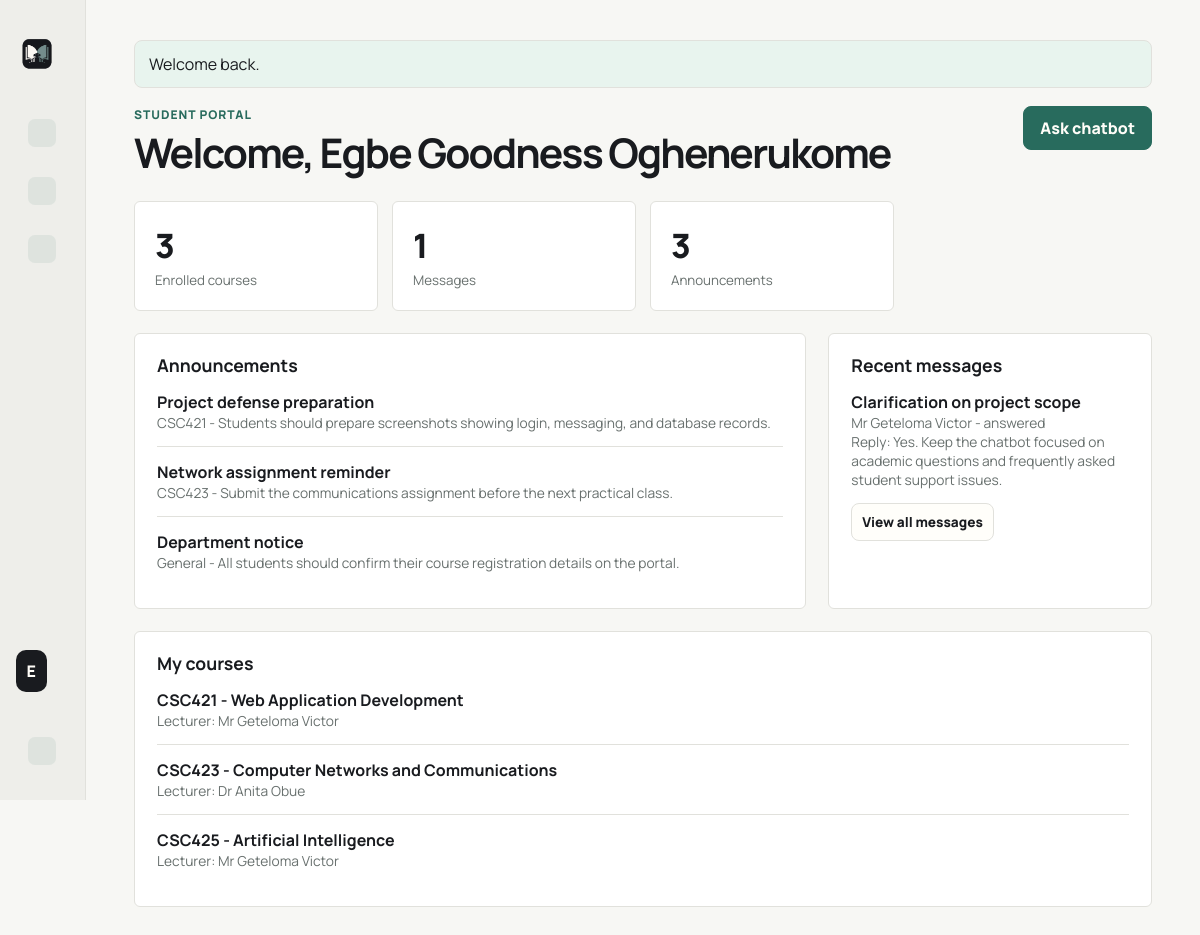
The page /index.php?route=dashboard (signed in) on the database its author committed.
### tables this page shows
CREATE TABLE users (
    id INT UNSIGNED AUTO_INCREMENT PRIMARY KEY,
    full_name VARCHAR(120) NOT NULL,
    email VARCHAR(150) NOT NULL UNIQUE,
    password_hash VARCHAR(255) NOT NULL,
    role ENUM('admin', 'lecturer', 'student') NOT NULL,
    matric_number VARCHAR(50) NULL,
    department VARCHAR(120) NULL,
    status ENUM('active', 'inactive') NOT NULL DEFAULT 'active',
    created_at TIMESTAMP NOT NULL DEFAULT CURRENT_TIMESTAMP,
    updated_at TIMESTAMP NOT NULL DEFAULT CURRENT_TIMESTAMP ON UPDATE CURRENT_TIMESTAMP
);

CREATE TABLE announcements (
    id INT UNSIGNED AUTO_INCREMENT PRIMARY KEY,
    author_id INT UNSIGNED NOT NULL,
    course_id INT UNSIGNED NULL,
    title VARCHAR(180) NOT NULL,
    body TEXT NOT NULL,
    created_at TIMESTAMP NOT NULL DEFAULT CURRENT_TIMESTAMP,
    CONSTRAINT fk_announcements_author
        FOREIGN KEY (author_id) REFERENCES users(id)
        ON DELETE CASCADE,
    CONSTRAINT fk_announcements_course
        FOREIGN KEY (course_id) REFERENCES courses(id)
        ON DELETE SET NULL
);

CREATE TABLE courses (
    id INT UNSIGNED AUTO_INCREMENT PRIMARY KEY,
    code VARCHAR(20) NOT NULL UNIQUE,
    title VARCHAR(160) NOT NULL,
    lecturer_id INT UNSIGNED NULL,
    description TEXT NULL,
    created_at TIMESTAMP NOT NULL DEFAULT CURRENT_TIMESTAMP,
    updated_at TIMESTAMP NOT NULL DEFAULT CURRENT_TIMESTAMP ON UPDATE CURRENT_TIMESTAMP,
    CONSTRAINT fk_courses_lecturer
        FOREIGN KEY (lecturer_id) REFERENCES users(id)
        ON DELETE SET NULL
);

CREATE TABLE messages (
    id INT UNSIGNED AUTO_INCREMENT PRIMARY KEY,
    student_id INT UNSIGNED NOT NULL,
    lecturer_id INT UNSIGNED NOT NULL,
    course_id INT UNSIGNED NULL,
    subject VARCHAR(180) NOT NULL,
    body TEXT NOT NULL,
    reply TEXT NULL,
    status ENUM('open', 'answered') NOT NULL DEFAULT 'open',
    created_at TIMESTAMP NOT NULL DEFAULT CURRENT_TIMESTAMP,
    replied_at TIMESTAMP NULL,
    CONSTRAINT fk_messages_student
        FOREIGN KEY (student_id) REFERENCES users(id)
        ON DELETE CASCADE,
    CONSTRAINT fk_messages_lecturer
        FOREIGN KEY (lecturer_id) REFERENCES users(id)
        ON DELETE CASCADE,
    CONSTRAINT fk_messages_course
        FOREIGN KEY (course_id) REFERENCES courses(id)
        ON DELETE SET NULL
);

### app/Core/Controller.php (called while the page is built, shortened)
<?php
class Controller
{
    protected function render(string $view, array $data = [], string $layout = 'layout'): void
    {
        extract($data);
        $layoutPath = dirname(__DIR__) . '/Views/' . $layout . '.php';
        require $layoutPath;
    }
}

### app/Controllers/DashboardController.php (called while the page is built, shortened)
<?php
class DashboardController extends Controller
{
    public function index(): void
    {
        $user = Auth::requireLogin();
        $this->render('dashboard/student', [
            'title' => 'Student dashboard',
            'user' => $user,
            'courses' => Course::forStudent((int) $user['id']),
            'messages' => Message::forStudent((int) $user['id']),
            'announcements' => Announcement::allForUser($user),
        ]);
    }
}

### public/index.php (called while the page is built, shortened)
<?php
$route = $_GET['route'] ?? 'home';
$routes = [
    'home' => [HomeController::class, 'index'],
    'login' => [AuthController::class, 'login'],
    'login.attempt' => [AuthController::class, 'attempt'],
    'logout' => [AuthController::class, 'logout'],
    'dashboard' => [DashboardController::class, 'index'],
    'admin/users' => [AdminController::class, 'users'],
    'admin/courses' => [AdminController::class, 'courses'],
    'admin/faqs' => [AdminController::class, 'faqs'],
    'materials' => [MaterialController::class, 'index'],
    'lecturer/announcements' => [LecturerController::class, 'announcements'],
    'lecturer/messages' => [LecturerController::class, 'messages'],
    'student/messages' => [StudentController::class, 'messages'],
    'student/chatbot' => [StudentController::class, 'chatbot'],
];
[$controllerClass, $method] = $routes[$route];
(new $controllerClass())->$method();

### app/helpers.php (called while the page is built, shortened)
<?php
function url(string $route = '', array $params = []): string
{
    $query = array_merge(['route' => $route], $params);
    return 'index.php' . ($query ? '?' . http_build_query($query) : '');
}
function asset(string $path): string
{
    return 'assets/' . ltrim($path, '/');
}
function e(?string $value): string
{
    return htmlspecialchars((string) $value, ENT_QUOTES, 'UTF-8');
}
function flash(string $key, ?string $message = null): ?string
{
    $value = $_SESSION['_flash'][$key] ?? null;
    return $value;
}

### app/Core/Database.php (called while the page is built, shortened)
<?php
class Database
{
    private static ?PDO $pdo = null;
    public static function connection(): PDO
    {
        if (self::$pdo !== null) {
            return self::$pdo;
        }
        $config = require dirname(__DIR__, 2) . '/config/database.php';
        $dsn = sprintf(
            'mysql:host=%s;port=%s;dbname=%s;charset=%s',
            $config['host'],
            $config['port'] ?? 3306,
            $config['database'],
            $config['charset']
        );
        try {
            self::$pdo = new PDO($dsn, $config['username'], $config['password'], [
                PDO::ATTR_ERRMODE => PDO::ERRMODE_EXCEPTION,
                PDO::ATTR_DEFAULT_FETCH_MODE => PDO::FETCH_ASSOC,
                PDO::ATTR_EMULATE_PREPARES => false,
            ]);
        } catch (PDOException $exception) {
            http_response_code(500);
            exit('Database connection failed. Check config/database.php and make sure MySQL is running.');
        }
        return self::$pdo;
    }
}

### app/Models/User.php (called while the page is built, shortened)
<?php
class User
{
    public static function find(int $id): ?array
    {
        $stmt = Database::connection()->prepare('SELECT * FROM users WHERE id = ? LIMIT 1');
        $stmt->execute([$id]);
        return $stmt->fetch() ?: null;
    }
}

### app/Core/Auth.php (called while the page is built, shortened)
<?php
class Auth
{
    public static function user(): ?array
    {
        return User::find((int) $_SESSION['user_id']);
    }
}

### app/Models/Announcement.php (called while the page is built, shortened)
<?php
class Announcement
{
    public static function allForUser(array $user): array
    {
        if ($user['role'] === 'student') {
            $stmt = Database::connection()->prepare(
                'SELECT DISTINCT announcements.*, courses.code AS course_code, users.full_name AS author_name
                 FROM announcements
                 LEFT JOIN courses ON courses.id = announcements.course_id
                 JOIN users ON users.id = announcements.author_id
                 LEFT JOIN course_enrollments ON course_enrollments.course_id = announcements.course_id
                 WHERE announcements.course_id IS NULL OR course_enrollments.student_id = ?
                 ORDER BY announcements.created_at DESC'
            );
            $stmt->execute([(int) $user['id']]);
            return $stmt->fetchAll();
        }
        return Database::connection()->query(
            'SELECT announcements.*, courses.code AS course_code, users.full_name AS author_name
             FROM announcements
             LEFT JOIN courses ON courses.id = announcements.course_id
             JOIN users ON users.id = announcements.author_id
             ORDER BY announcements.created_at DESC'
        )->fetchAll();
    }
}

### app/Models/Message.php (called while the page is built, shortened)
<?php
class Message
{
    public static function forStudent(int $studentId): array
    {
        $stmt = Database::connection()->prepare(
            'SELECT messages.*, users.full_name AS lecturer_name, courses.code AS course_code
             FROM messages
             JOIN users ON users.id = messages.lecturer_id
             LEFT JOIN courses ON courses.id = messages.course_id
             WHERE messages.student_id = ?
             ORDER BY messages.created_at DESC'
        );
        $stmt->execute([$studentId]);
        return $stmt->fetchAll();
    }
}

### app/Models/Course.php (called while the page is built, shortened)
<?php
class Course
{
    public static function forStudent(int $studentId): array
    {
        $stmt = Database::connection()->prepare(
            'SELECT courses.*, users.full_name AS lecturer_name
             FROM course_enrollments
             JOIN courses ON courses.id = course_enrollments.course_id
             LEFT JOIN users ON users.id = courses.lecturer_id
             WHERE course_enrollments.student_id = ?
             ORDER BY courses.code'
        );
        $stmt->execute([$studentId]);
        return $stmt->fetchAll();
    }
}

### app/Views/dashboard/student.php (the view, shortened to what this page needs)
<header class="page-header">
    <div>
        <p class="eyebrow">Student portal</p>
        <h1>Welcome, <?= e($user['full_name']) ?></h1>
    </div>
    <a class="btn primary" href="<?= e(url('student/chatbot')) ?>">Ask chatbot</a>
</header>
<section class="metric-grid">
    <div class="metric"><span><?= e((string) count($courses)) ?></span><small>Enrolled courses</small></div>
    <div class="metric"><span><?= e((string) count($messages)) ?></span><small>Messages</small></div>
    <div class="metric"><span><?= e((string) count($announcements)) ?></span><small>Announcements</small></div>
</section>
<section class="two-column">
    <div class="panel">
        <h2>Announcements</h2>
        <?php foreach (array_slice($announcements, 0, 6) as $announcement): ?>
            <article class="list-item">
                <strong><?= e($announcement['title']) ?></strong>
                <span><?= e($announcement['course_code'] ?? 'General') ?> - <?= e($announcement['body']) ?></span>
            </article>
        <?php endforeach; ?>
    </div>
    <div class="panel">
        <h2>Recent messages</h2>
        <?php foreach (array_slice($messages, 0, 4) as $message): ?>
            <article class="list-item">
                <strong><?= e($message['subject']) ?></strong>
                <span><?= e($message['lecturer_name']) ?> - <?= e($message['status']) ?></span>
                <?php if ($message['reply']): ?>
                    <span>Reply: <?= e($message['reply']) ?></span>
                <?php endif; ?>
            </article>
        <?php endforeach; ?>
        <a class="btn small" href="<?= e(url('student/messages')) ?>">View all messages</a>
    </div>
</section>
<section class="panel">
        <h2>My courses</h2>
        <?php foreach ($courses as $course): ?>
            <article class="list-item">
                <strong><?= e($course['code']) ?> - <?= e($course['title']) ?></strong>
                <span>Lecturer: <?= e($course['lecturer_name'] ?? 'Pending') ?></span>
            </article>
        <?php endforeach; ?>
</section>

### app/Views/layout.php (shortened to what this page needs)
<?php
$currentUser = Auth::user();
if (!function_exists('ui_icon')) {
    function ui_icon(string $name): string
    {
        $icons = [
            'dashboard' => '<svg viewBox="0 0 24 24" aria-hidden="true"><path d="M4 13h7V4H4v9Zm9 7h7V4h-7v16ZM4 20h7v-5H4v5Z"/></svg>',
            'users' => '<svg viewBox="0 0 24 24" aria-hidden="true"><path d="M8 11a4 4 0 1 0 0-8 4 4 0 0 0 0 8Zm8.5 1a3.5 3.5 0 1 0 0-7 3.5 3.5 0 0 0 0 7ZM2.5 20c.7-4 3-6 5.5-6s4.8 2 5.5 6h-11Zm11.5 0c.4-2 1.2-3.6 2.3-4.7 2.2.2 4.1 1.9 4.7 4.7h-7Z"/></svg>',
            'courses' => '<svg viewBox="0 0 24 24" aria-hidden="true"><path d="M5 4h11a3 3 0 0 1 3 3v13H7a3 3 0 0 1-3-3V5a1 1 0 0 1 1-1Zm2 13h10V7a1 1 0 0 0-1-1H6v11a1 1 0 0 0 1 1Zm1-8h7v2H8V9Zm0 4h6v2H8v-2Z"/></svg>',
            'faq' => '<svg viewBox="0 0 24 24" aria-hidden="true"><path d="M12 3a9 9 0 1 0 9 9 9 9 0 0 0-9-9Zm0 14a1.2 1.2 0 1 1 1.2-1.2A1.2 1.2 0 0 1 12 17Zm1-4h-2v-.8c0-1.1.7-1.7 1.5-2.2.7-.5 1.2-.8 1.2-1.5 0-.8-.6-1.3-1.6-1.3-1 0-1.7.5-2.4 1.3L8.4 7.2A4.5 4.5 0 0 1 12.2 5c2.2 0 3.8 1.2 3.8 3.2 0 1.7-1 2.5-1.9 3.1-.7.5-1.1.8-1.1 1.5v.2Z"/></svg>',
            'announcements' => '<svg viewBox="0 0 24 24" aria-hidden="true"><path d="M4 10v4h3l7 4V6l-7 4H4Zm13.5-2.5-1.4 1.4A4.3 4.3 0 0 1 18 12c0 1.2-.5 2.3-1.3 3.1l1.4 1.4A6.3 6.3 0 0 0 20 12c0-1.7-.7-3.3-2.5-4.5Z"/></svg>',
            'materials' => '<svg viewBox="0 0 24 24" aria-hidden="true"><path d="M5 3h12a3 3 0 0 1 3 3v15H7a3 3 0 0 1-3-3V4a1 1 0 0 1 1-1Zm2 14a1 1 0 0 0 1 1h10V6a1 1 0 0 0-1-1H6v12h1Zm2-9h7v2H9V8Zm0 4h6v2H9v-2Z"/></svg>',
            'messages' => '<svg viewBox="0 0 24 24" aria-hidden="true"><path d="M4 5h16a2 2 0 0 1 2 2v9a2 2 0 0 1-2 2H9l-5 4v-4H4a2 2 0 0 1-2-2V7a2 2 0 0 1 2-2Zm2 4v2h12V9H6Zm0 4v2h8v-2H6Z"/></svg>',
            'chatbot' => '<svg viewBox="0 0 24 24" aria-hidden="true"><path d="M11 2h2v3h4a3 3 0 0 1 3 3v7a3 3 0 0 1-3 3h-1.5L12 22l-3.5-4H7a3 3 0 0 1-3-3V8a3 3 0 0 1 3-3h4V2Zm-4 8.5A1.5 1.5 0 1 0 8.5 9 1.5 1.5 0 0 0 7 10.5Zm8.5 0A1.5 1.5 0 1 0 17 9a1.5 1.5 0 0 0-1.5 1.5ZM9 14v2h6v-2H9Z"/></svg>',
            'logout' => '<svg viewBox="0 0 24 24" aria-hidden="true"><path d="M4 3h9v2H6v14h7v2H4V3Zm11.6 4.4L20.2 12l-4.6 4.6-1.4-1.4 2.2-2.2H10v-2h6.4l-2.2-2.2 1.4-1.4Z"/></svg>',
        ];
        return $icons[$name] ?? '';
    }
}
?>
<!doctype html>
<html lang="en">
<head>
    <link rel="stylesheet" href="<?= e(asset('css/style.css')) ?>">
</head>
<body>
<div class="app-shell">
    <aside class="sidebar" id="dashboardSidebar">
        <a class="brand" href="<?= e(url('dashboard')) ?>">
            <img class="brand-logo" src="<?= e(asset('img/classbridge-logo.png')) ?>" alt="ClassBridge">
        </a>
        <?php if ($currentUser): ?>
            <nav class="nav">
                <a href="<?= e(url('dashboard')) ?>"><span class="nav-icon"><?= ui_icon('dashboard') ?></span><span class="sidebar-text">Dashboard</span></a>
                <?php if ($currentUser['role'] === 'admin'): ?>
                    <a href="<?= e(url('admin/users')) ?>"><span class="nav-icon"><?= ui_icon('users') ?></span><span class="sidebar-text">Users</span></a>
                    <a href="<?= e(url('admin/courses')) ?>"><span class="nav-icon"><?= ui_icon('courses') ?></span><span class="sidebar-text">Courses</span></a>
                    <a href="<?= e(url('admin/faqs')) ?>"><span class="nav-icon"><?= ui_icon('faq') ?></span><span class="sidebar-text">Chatbot FAQ</span></a>
                    <a href="<?= e(url('materials')) ?>"><span class="nav-icon"><?= ui_icon('materials') ?></span><span class="sidebar-text">Materials</span></a>
                    <a href="<?= e(url('lecturer/announcements')) ?>"><span class="nav-icon"><?= ui_icon('announcements') ?></span><span class="sidebar-text">Announcements</span></a>
                <?php else: ?>
                    <a href="<?= e(url('student/messages')) ?>"><span class="nav-icon"><?= ui_icon('messages') ?></span><span class="sidebar-text">Message Lecturer</span></a>
                    <a href="<?= e(url('student/chatbot')) ?>"><span class="nav-icon"><?= ui_icon('chatbot') ?></span><span class="sidebar-text">Chatbot</span></a>
                <?php endif; ?>
            </nav>
            <div class="profile-block">
                <span class="avatar"><?= e(strtoupper(substr($currentUser['full_name'], 0, 1))) ?></span>
            </div>
            <a class="logout" href="<?= e(url('logout')) ?>"><span class="nav-icon"><?= ui_icon('logout') ?></span><span class="sidebar-text">Sign out</span></a>
        <?php endif; ?>
    </aside>
    <main class="main">
        <?php if ($message = flash('success')): ?>
            <div class="notice success"><?= e($message) ?></div>
        <?php endif; ?>
        <?php require $viewPath; ?>
    </main>
</div>
</body>
</html>

### rows shown on the page
users: full_name "E", full_name "Egbe Goodness Oghenerukome"
announcements: title "Project defense preparation", course.code "CSC421", body "Students should prepare screenshots showing login, messaging, and database records."
announcements: title "Network assignment reminder", course.code "CSC423", body "Submit the communications assignment before the next practical class."
announcements: title "Department notice", course_code "General", body "All students should confirm their course registration details on the portal."
messages: subject "Clarification on project scope", lecturer.full_name "Mr Geteloma Victor", status "answered", reply "Yes. Keep the chatbot focused on academic questions and frequently asked student support issues."
courses: code "CSC421", title "Web Application Development", lecturer.full_name "Mr Geteloma Victor"
courses: code "CSC423", title "Computer Networks and Communications", lecturer.full_name "Dr Anita Obue"
courses: code "CSC425", title "Artificial Intelligence", lecturer.full_name "Mr Geteloma Victor"

### other values the page prints
$message "Welcome back."
count($courses) "3"
count($messages) "1"
count($announcements) "3"
